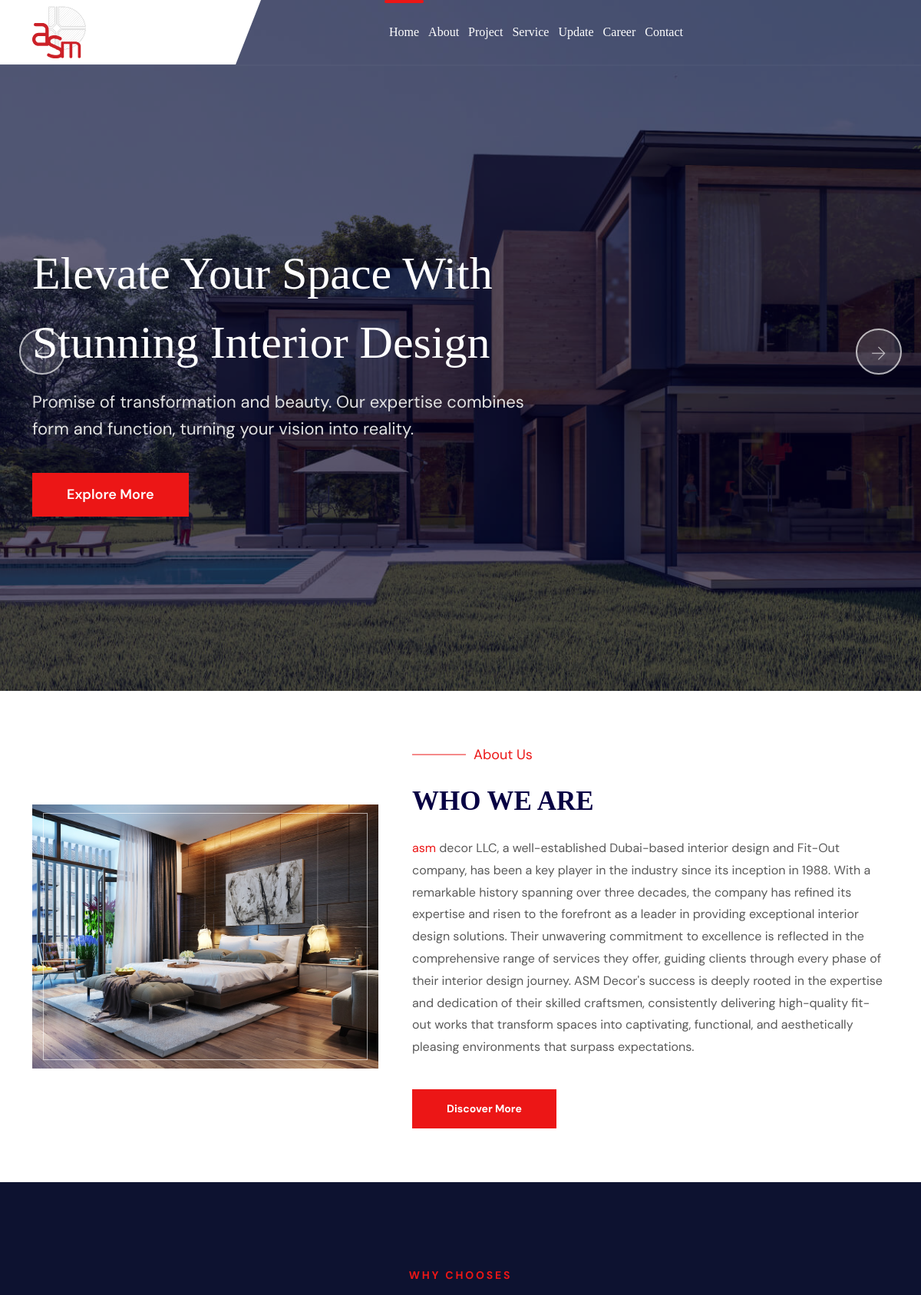
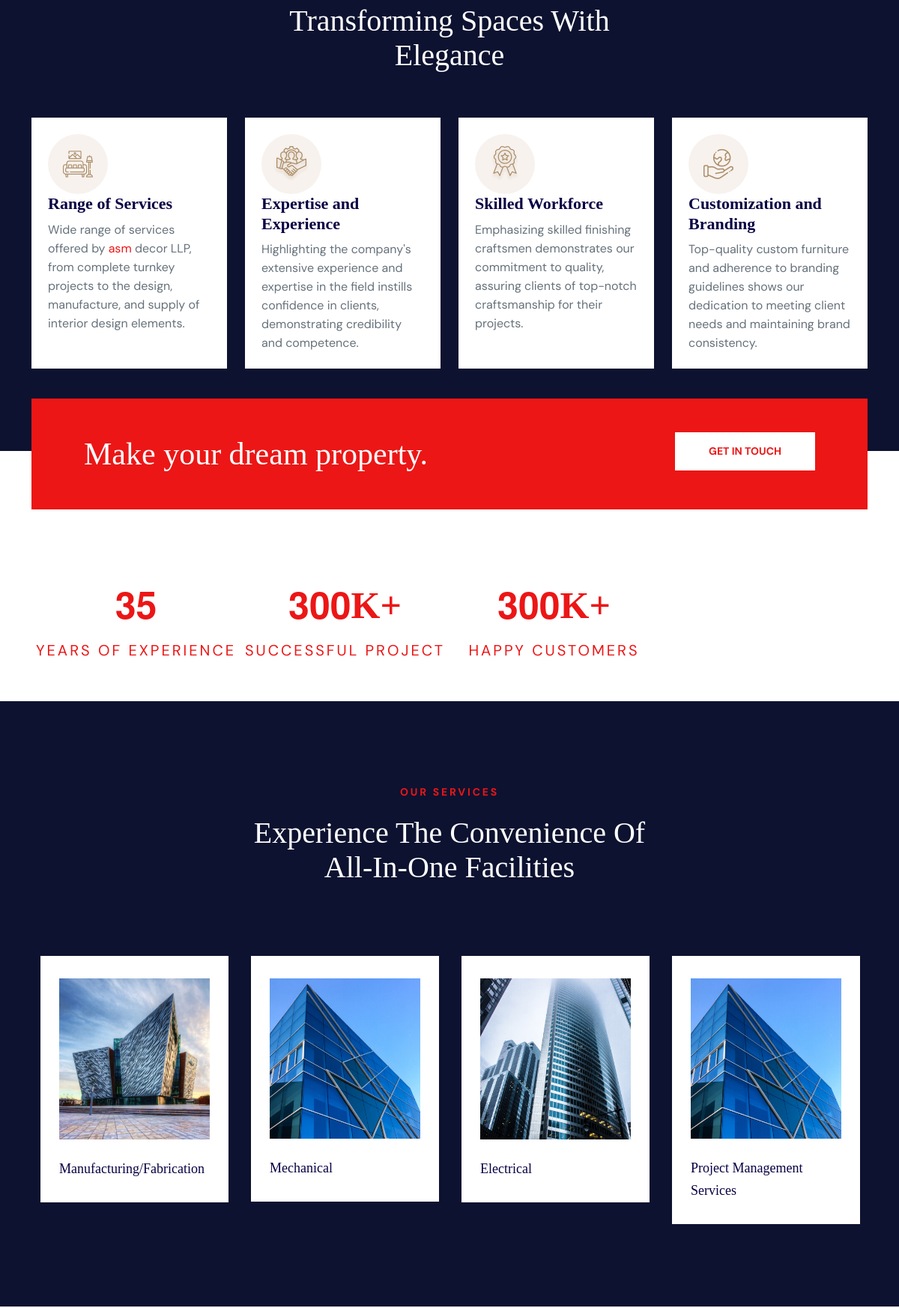
The page / (upper part) on the database its author committed (2 pictures, top to bottom).
### web/models.py (models this page shows, shortened)
class Banner(models.Model):
    image=VersatileImageField(upload_to='banner')
    title=models.CharField(max_length=100)
    description=models.TextField()

class ServiceCategory(models.Model):
    order = models.PositiveIntegerField(null=True, blank=True)
    name=models.CharField(max_length=30)
    slug = models.SlugField(max_length=100, unique=True)
    image=models.ImageField()
    class Meta:
        ordering = ("order",)
    class Meta:
        verbose_name_plural = "ServiceCategories"

### web/views.py (the view)
# urls.py: path("", views.IndexView.as_view(), name="index"),
class IndexView(TemplateView):
    template_name = "web/index.html"
    def get_context_data(self, **kwargs):
        context = super().get_context_data(**kwargs)
        context["servicescategories"] = ServiceCategory.objects.all()
        context["updates"] = Update.objects.all()[:3]
        context["testimonials"] = Testimonial.objects.all()
        context["banners"] = Banner.objects.all()
        context["clients"] = Client.objects.all()
        context['is_index'] = True
        return context

### templates/web/index.html (shortened to what this page needs)
{% extends "web/base.html" %}
{% load static %}
{% block content %}
        <section class="wpo-hero-slider">
            <div class="swiper-container">
                <div class="swiper-wrapper">
                    {% for banner in banners %}
                    <div class="swiper-slide">
                        <div class="slide-inner slide-bg-image" data-background="{{banner.image.url}}">
                            <div class="container">
                                <div class="slide-content">
                                    <div data-swiper-parallax="300" class="slide-title">
                                        <h2>{{banner.title}}</h2>
                                    </div>
                                    <div data-swiper-parallax="400" class="slide-text">
                                        <p>{{banner.description|safe}}</p>
                                    </div>
                                    <div data-swiper-parallax="500" class="slide-btns">
                                        <a href="{% url "web:service" %}" class="theme-btn">Explore more</a>
                                    </div>
                                </div>
                            </div>
                        </div>
                    </div>
                    {% endfor %}
                </div>
                <div class="swiper-button-next"></div>
                <div class="swiper-button-prev"></div>
            </div>
        </section>
        <div class="wpo-about-area-s2 section-padding">
            <div class="container">
                <div class="row align-items-center">
                    <div class="col-lg-5 col-md-12 col-sm-12">
                        <div class="wpo-about-img">
                            <img src="{% static 'web/assets/images/about.jpg' %}" alt="">
                        </div>
                    </div>
                    <div class="col-lg-7 col-md-12 colsm-12">
                        <div class="wpo-about-text">
                            <div class="wpo-about-title">
                                <span>About Us</span>
                                <h2>WHO WE ARE</h2>
                            </div>
                            <p><span class="asm-text"> asm</span> decor LLC, a well-established Dubai-based interior design and Fit-Out company, has been a key player in the industry since its inception in 1988. With a remarkable history spanning over three decades, the company has refined its expertise and risen to the forefront as a leader in providing exceptional interior design solutions. Their unwavering commitment to excellence is reflected in the comprehensive range of services they offer, guiding clients through every phase of their interior design journey. ASM Decor's success is deeply rooted in the expertise and dedication of their skilled craftsmen, consistently delivering high-quality fit-out works that transform spaces into captivating, functional, and aesthetically pleasing environments that surpass expectations.</p>
                            <div class="btns">
                                <a href="{% url "web:about" %}" class="theme-btn" tabindex="0">Discover More</a>
                            </div>
                        </div>
                    </div>
                </div>
            </div>
        </div>
        <section class="wpo-service-section ">
            <div class="container">
                <div class="row justify-content-center">
                    <div class="col-lg-6 col-12">
                        <div class="wpo-section-title">
                            <span>WHY CHOOSES</span>
                            <h2>Transforming Spaces with Elegance</h2>
                        </div>
                    </div>
                </div>
                <div class="scervice-wrap">
                    <div class="row gutter-y">
                        <div class="col-lg-3 col-md-6 col-12">
                            <div class="scervice-item item-height">
                                <div class="scervice-item-img">
                                    <img src="{% static 'web/assets/images/services/icon-4.png' %}" alt="">
                                </div>
                                <div class="scervice-item-text">
                                        <h2>Range of Services</h2>
                                    <p>Wide range of services offered by <span class="asm-text"> asm</span> decor LLP, from complete turnkey projects to the design, manufacture, and supply of interior design elements. </p>
                                </div>
                            </div>
                        </div>
                        <div class="col-lg-3 col-md-6 col-12">
                            <div class="scervice-item item-height">
                                <div class="scervice-item-img">
                                    <img src="{% static 'web/assets/images/services/icon-3.png' %}" alt="">
                                </div>
                                <div class="scervice-item-text">
                                        <h2>Expertise and Experience</h2>
                                    <p>Highlighting the company's extensive experience and expertise in the field instills confidence in clients, demonstrating credibility and competence.</p>
                                </div>
                            </div>
                        </div><div class="col-lg-3 col-md-6 col-12">
                            <div class="scervice-item item-height">
                                <div class="scervice-item-img">
                                    <img src="{% static 'web/assets/images/services/icon-1.png' %}" alt="">
                                </div>
                                <div class="scervice-item-text">
                                        <h2>Skilled Workforce</h2>
                                    <p>Emphasizing skilled finishing craftsmen demonstrates our commitment to quality, assuring clients of top-notch craftsmanship for their projects.</p>
                                </div>
                            </div>
                        </div><div class="col-lg-3 col-md-6 col-12">
                            <div class="scervice-item item-height">
                                <div class="scervice-item-img">
                                    <img src="{% static 'web/assets/images/services/icon-2.png' %}" alt="">
                                </div>
                                <div class="scervice-item-text">
                                        <h2>Customization and Branding</h2>
                                    <p>Top-quality custom furniture and adherence to branding guidelines shows our dedication to meeting client needs and maintaining brand consistency.</p>
                                </div>
                            </div>
                        </div>
                    </div>
                </div>
            </div>
        </section>
        <section class="wpo-cta-section">
            <div class="container">
                <div class="cta-wrapper">
                    <div class="row align-items-center">
                        <div class="col-lg-6 col-md-7 col-12">
                            <div class="cta-left">
                                <h2>Make your dream property.</h2>
                            </div>
                        </div>
                        <div class="col-lg-6 col-md-5 col-12">
                            <div class="cta-right">
                                <a href="{% url "web:contact" %}" class="theme-btn">GET IN TOUCH</a>
                            </div>
                        </div>
                    </div>
                </div>
            </div>
        </section>
        <section class="wpo-fun-fact-section section-padding  pad-bt">
            <div class="container">
                <div class="row">
                    <div class="col col-xs-12 ">
                        <div class="wpo-fun-fact-grids clearfix">
                            <div class="grid">
                                <div class="info">
                                    <h3><span class="odometer" data-count="35">00</span></h3>
                                    <p>Years Of Experience</p>
                                </div>
                            </div>
                            <div class="grid">
                                <div class="info">
                                    <h3><span class="odometer" data-count="300">00</span>K+</h3>
                                    <p>Successful Project</p>
                                </div>
                            </div>
                            <div class="grid">
                                <div class="info">
                                    <h3><span class="odometer" data-count="300">00</span>K+</h3>
                                    <p>Happy Customers</p>
                                </div>
                            </div>
                        </div>
                    </div>
                </div>
            </div>
        </section>
        <section class="wpo-service-section ">
            <div class="container">
                <div class="row justify-content-center">
                    <div class="col-lg-6 col-12">
                        <div class="wpo-section-title">
                            <span>OUR SERVICES</span>
                            <h2>Experience the Convenience of All-In-One Facilities</h2>
                        </div>
                    </div>
                </div>
                <section class="wpo-project-section">
                    <div class="project-wrapper">
                        <div class="container-fluid">
                            <div class="row project-slider">
                                {% for service in servicescategories %}
                                <div class="col-lg-3">
                                    <div class="project-single">
                                        <div class="project-single-img">
                                            <a href="{% url "web:service-single" service.slug %}">
                                                <img src="{{ service.image.url }}" alt="">
                                            </a>
                                        </div>
                                        <div class="project-single-text">
                                            <a href="{% url "web:service-single" service.slug %}">
                                                <h2>{{service.name}}</h2>
                                            </a>
                                        </div>
                                    </div>
                                </div>
                                {% endfor %}
                            </div>
                        </div>
                    </div>
                </section>
        </section>
{% endblock %}

### static/web/assets/css/odometer-theme-default.css (style rules this page uses)
.odometer.odometer-auto-theme, .odometer.odometer-theme-default { display: inline-block; vertical-align: middle; *vertical-align: auto; *zoom: 1; *display: inline; position: relative; }
.odometer.odometer-auto-theme, .odometer.odometer-theme-default { font-family: "Helvetica Neue", sans-serif; line-height: 1.1em; }

### static/web/assets/css/custom.css (style rules this page uses)
.gutter-y { --bs-gutter-y: 1.5rem; }
.item-height { height: 100%; }
@media (min-width: 991px) { .pad-bt { padding-bottom: 50px; } }
.asm-text { color: #EC1616; }

### rows shown on the page
Banner: title "Elevate Your Space With Stunning Interior Design", description "Promise of transformation and beauty. Our expertise combines form and function, turning your vision into reality."
ServiceCategory: image (picture), name "Manufacturing/Fabrication"
ServiceCategory: image (picture), name "Mechanical"
ServiceCategory: image (picture), name "Electrical"
ServiceCategory: image (picture), name "Project Management Services"
